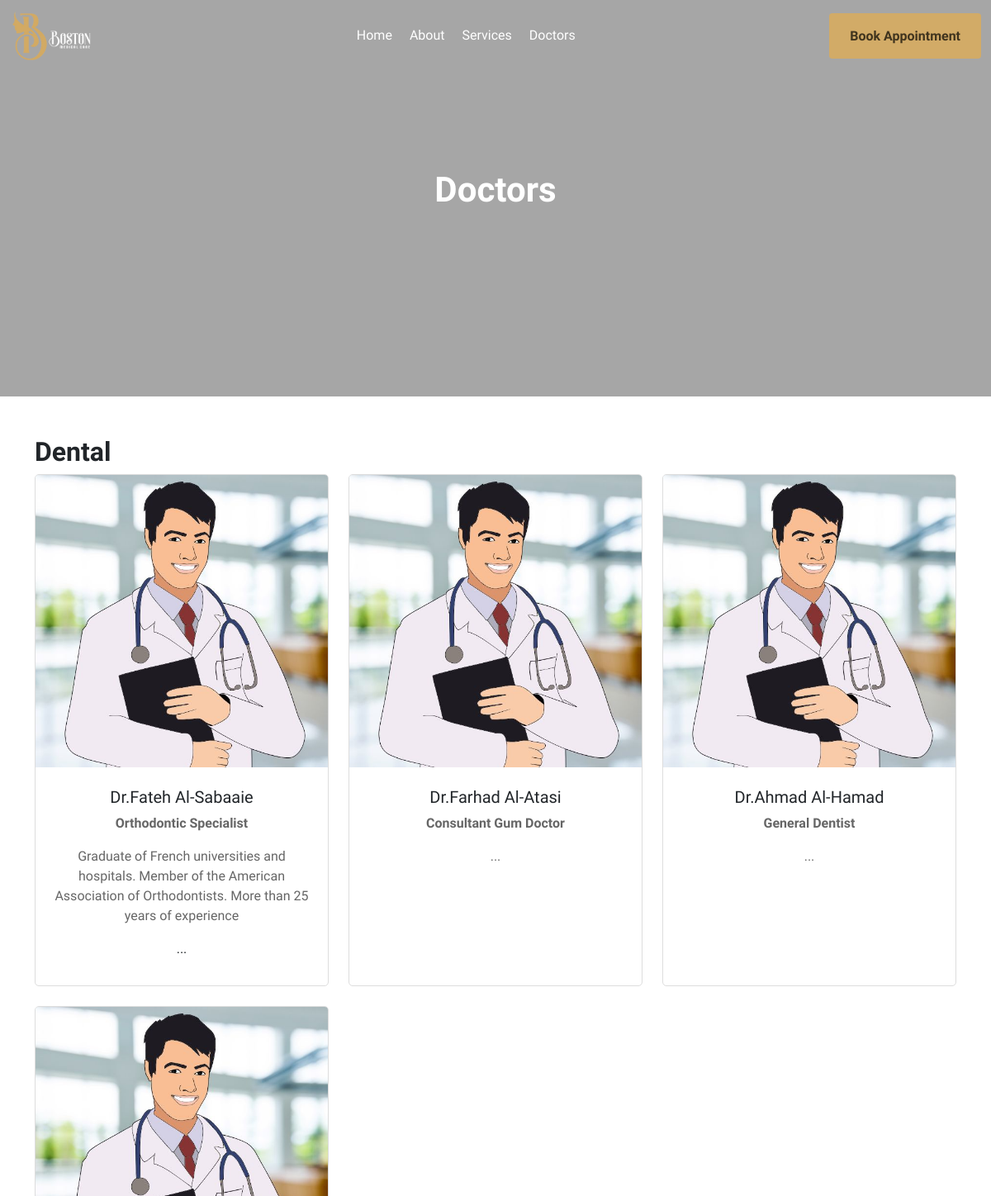
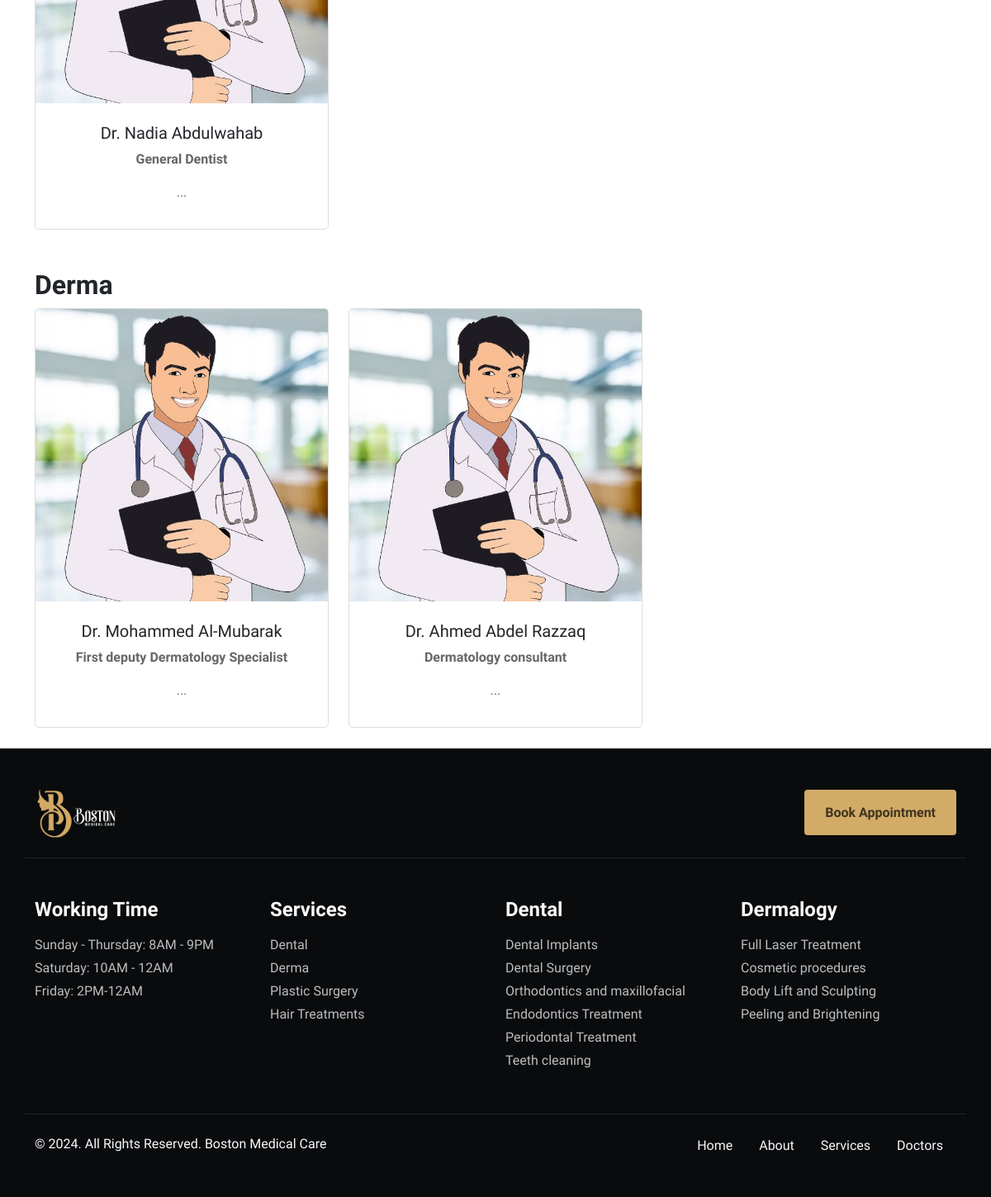
/index.php/doctor, run on the app's committed database (2 pictures, top to bottom).
### tables this page shows
CREATE TABLE `doctors` (
  `id` int(11) NOT NULL,
  `doctor_name` varchar(255) NOT NULL,
  `title` varchar(255) NOT NULL,
  `description` text NOT NULL,
  `image_path` varchar(255) NOT NULL,
  `category_id` int(11) DEFAULT NULL,
  `created_at` timestamp NOT NULL DEFAULT current_timestamp(),
  `updated_at` timestamp NOT NULL DEFAULT current_timestamp() ON UPDATE current_timestamp()
);

CREATE TABLE `main_services` (
  `id` int(11) NOT NULL,
  `service_name` varchar(255) NOT NULL,
  `description` text DEFAULT NULL,
  `image_path` varchar(255) DEFAULT NULL,
  `created_at` timestamp NOT NULL DEFAULT current_timestamp(),
  `updated_at` timestamp NOT NULL DEFAULT current_timestamp() ON UPDATE current_timestamp(),
  `service_name_ar` varchar(255) DEFAULT NULL,
  `description_ar` text DEFAULT NULL
);

### application/controllers/Doctor.php (called while the page is built, shortened)
<?php
class Doctor extends CI_Controller {
    public function __construct() {
        $this->load->helper('url');
        $this->load->model('Doctor_model');
        $this->load->model('main_services_model');
        $this->load->library('session');
    }
    public function index() {
        $data['services'] = $this->Doctor_model->getDoctorsByService();
        $data['main_services'] = $this->main_services_model->get_all_main_services();
        $this->load->view('pages/doctors_list', $data);
    }
}

### index.php (called while the page is built, shortened)
<?php
require_once BASEPATH.'core/CodeIgniter.php';

### application/models/Doctor_model.php (called while the page is built, shortened)
<?php
class Doctor_model extends CI_Model {
    public function getDoctorsByService() {
        $this->db->select('main_services.id as service_id, main_services.service_name, main_services.image_path as service_image, doctors.*');
        $this->db->from('main_services');
        $this->db->join('doctors', 'main_services.id = doctors.category_id', 'inner');
        $this->db->order_by('main_services.id', 'ASC');
        $query = $this->db->get();
        $result = [];
        foreach ($query->result_array() as $row) {
            $result[$row['service_id']]['service_name'] = $row['service_name'];
            $result[$row['service_id']]['service_image'] = $row['service_image'];
            $result[$row['service_id']]['doctors'][] = [
                'doctor_name' => $row['doctor_name'],
                'title' => $row['title'],
                'description' => $row['description'],
                'image_path' => $row['image_path']
            ];
        }
        return $result;
    }
}

### application/models/Main_services_model.php (called while the page is built, shortened)
<?php
class Main_services_model extends CI_Model {
    public function get_all_main_services() {
        $query = $this->db->get('main_services');
        return $query->result_array();
    }
}

### application/views/pages/doctors_list.php (the view, shortened to what this page needs)
<!DOCTYPE html>
<html>
    <head>
        <link href="https://cdn.jsdelivr.net/npm/bootstrap@5.3.0-alpha1/dist/css/bootstrap.min.css" rel="stylesheet">
        <link rel="stylesheet" href="https://cdnjs.cloudflare.com/ajax/libs/font-awesome/6.5.0/css/all.min.css">
        <link rel="stylesheet" href="<?php echo base_url('assets/css/nav.css'); ?>">
        <link rel="stylesheet" href="<?php echo base_url('assets/css/general.css'); ?>">
        <link rel="stylesheet" href="<?php echo base_url('assets/css/doctor_list.css'); ?>">
    </head>
    <body>
        <?php $this->load->view('pages/partial/nav'); ?>
        <div class="main-banner text-center">
            <h1 class="heading-text">Doctors</h1>
        </div>
        <div class="container mt-4">
            <?php foreach ($services as $service): ?>
                <h2 class="mt-5"><?= $service['service_name']; ?></h2>
                <div class="grid-container">
                    <?php foreach ($service['doctors'] as $doctor): ?>
                        <div class="grid-item">
                            <img src="<?= base_url($doctor['image_path']); ?>" alt="Doctor Image">
                            <div class="card-body">
                                <h5><?= $doctor['doctor_name']; ?></h5>
                                <p><strong><?= $doctor['title']; ?></strong></p>
                                <p><?= $doctor['description']; ?>...</p>
                            </div>
                        </div>
                    <?php endforeach; ?>
                </div>
            <?php endforeach; ?>
        </div>
        <?php $this->load->view('pages/partial/footer'); ?>
    </body>
</html>

### application/views/pages/partial/nav.php (shortened to what this page needs)
<nav class="navbar navbar-expand-lg fixed-top">
    <div class="container-fluid">
        <a class="navbar-brand" href="#">
            <img src="<?php echo base_url('assets/images/logo.png'); ?>" alt="Logo">
        </a>
        <div class="collapse navbar-collapse" id="navbarNav">
            <ul class="navbar-nav mx-auto">
                <li class="nav-item">
                    <a class="nav-link" href="<?= base_url(); ?>">Home</a>
                </li>
                <li class="nav-item">
                    <a class="nav-link" href="<?= base_url('about'); ?>">About</a>
                </li>
                <li class="nav-item">
                    <a class="nav-link" href="<?= base_url('services'); ?>">Services</a>
                </li>
                <li class="nav-item">
                    <a class="nav-link" href="<?= base_url('doctors'); ?>">Doctors</a>
                </li>
            </ul>
        </div>
        <div class="top-nav-button">
            <button class="ms-auto book-appointment-desktop-btn">Book Appointment</button>
        </div>
    </div>
</nav>

### application/views/pages/partial/footer.php
<footer class="py-4 py-md-5" style="background-color:#0a0b0d">
  <div>
    <div class="container border-bottom border-dark pb-4">
      <div class="row gy-3 align-items-sm-center">
        <div class="col-12 col-sm-6">
          <div class="footer-logo-wrapper text-start">
            <a href="#!">
              <img src="<?php echo base_url('assets/images/logo.png'); ?>" alt="Footer Logo" height="60">
            </a>
          </div>
        </div>
        <div class="col-12 col-sm-6">
          <div class="booking-appointment-footer-wrapper">
            <ul class="m-0 list-unstyled d-flex justify-content-sm-end gap-2">
              <li>
                <button class="book-appointment-desktop-btn">Book Appointment</button>
              </li>
            </ul>
          </div>
        </div>
      </div>
    </div>
  </div>
  <section class="py-4 py-md-5 py-xl-7 py-xxl-10">
    <div class="container">
      <div class="row gy-4 gy-md-0">
        <div class="col-6 col-md-3">
          <div class="link-wrapper">
            <h4 class="mb-3 fw-bold fs-7 text-light">Working Time</h4>
            <ul class="m-0 list-unstyled">
              <li class="mb-1">
                <p class="link-opacity-75 link-opacity-100-hover text-decoration-none fs-8 link-light mb-0">
                  Sunday - Thursday: 8AM - 9PM
                </p>
              </li>
              <li class="mb-1">
                <p class="link-opacity-75 link-opacity-100-hover text-decoration-none fs-8 link-light mb-0">
                  Saturday: 10AM - 12AM
                </p>
              </li>
              <li class="mb-1">
                <p class="link-opacity-75 link-opacity-100-hover text-decoration-none fs-8 link-light mb-0">
                  Friday: 2PM-12AM
                </p>
              </li>
            </ul>
          </div>
        </div>
        <div class="col-6 col-md-3">
          <div class="link-wrapper">
            <h4 class="mb-3 fw-bold fs-7 text-light">Services</h4>
            <ul class="m-0 list-unstyled">
              <?php foreach ($main_services as $main_service): ?>
                <li class="mb-1">
                  <a href="<?= base_url('services/type/' . $main_service['id']); ?>"
                    class="link-opacity-75 link-opacity-100-hover text-decoration-none fs-8 link-light mb-0">
                    <?= $main_service['service_name']; ?>
                  </a>
                </li>
              <?php endforeach; ?>
            </ul>
          </div>
        </div>
        <div class="col-6 col-md-3">
          <div class="link-wrapper">
            <h4 class="mb-3 fw-bold fs-7 text-light">Dental</h4>
            <ul class="m-0 list-unstyled">
              <li class="mb-1">
                <a href="<?= base_url('service/sub/1'); ?>" class="link-opacity-75 link-opacity-100-hover text-decoration-none fs-8 link-light mb-0">
                  Dental Implants
                </a>
              </li>
              <li class="mb-1">
                <a href="<?= base_url('service/sub/2'); ?>" class="link-opacity-75 link-opacity-100-hover text-decoration-none fs-8 link-light mb-0">
                  Dental Surgery
                </a>
              </li>
              <li class="mb-1">
                <a href="<?= base_url('service/sub/3'); ?>" class="link-opacity-75 link-opacity-100-hover text-decoration-none fs-8 link-light mb-0">
                  Orthodontics and maxillofacial
                </a>
              </li>
              <li class="mb-1">
                <a href="<?= base_url('service/sub/4'); ?>" class="link-opacity-75 link-opacity-100-hover text-decoration-none fs-8 link-light mb-0">
                  Endodontics Treatment
                </a>
              </li>
              <li class="mb-1">
                <a href="<?= base_url('service/sub/5'); ?>" class="link-opacity-75 link-opacity-100-hover text-decoration-none fs-8 link-light mb-0">
                  Periodontal Treatment
                </a>
              </li>
              <li class="mb-1">
                <a href="<?= base_url('service/sub/10'); ?>" class="link-opacity-75 link-opacity-100-hover text-decoration-none fs-8 link-light mb-0">
                  Teeth cleaning
                </a>
              </li>
            </ul>
          </div>
        </div>
        <div class="col-6 col-md-3">
          <div class="link-wrapper">
            <h4 class="mb-3 fw-bold fs-7 text-light">Dermalogy</h4>
            <ul class="m-0 list-unstyled">
              <li class="mb-1">
                <a href="#" class="link-opacity-75 link-opacity-100-hover text-decoration-none fs-8 link-light mb-0">
                  Full Laser Treatment
                </a>
              </li>
              <li class="mb-1">
                <a href="#" class="link-opacity-75 link-opacity-100-hover text-decoration-none fs-8 link-light mb-0">
                  Cosmetic procedures
                </a>
              </li>
              <li class="mb-1">
                <a href="#" class="link-opacity-75 link-opacity-100-hover text-decoration-none fs-8 link-light mb-0">
                  Body Lift and Sculpting
                </a>
              </li>
              <li class="mb-1">
                <a href="#" class="link-opacity-75 link-opacity-100-hover text-decoration-none fs-8 link-light mb-0">
                  Peeling and Brightening
                </a>
              </li>
            </ul>
          </div>
        </div>
      </div>
    </div>
  </section>
  <div>
    <div class="container border-top border-dark pt-4">
      <div class="row gy-3 align-items-lg-center">
        <div class="col-12 col-lg-6 order-1 order-lg-0">
          <div class="copyright-wrapper d-block mb-1 fs-7 text-light text-start">
            &copy; 2024. All Rights Reserved. Boston Medical Care
          </div>
        </div>
        <div class="col-12 col-lg-6">
          <div class="link-wrapper">
            <ul class="m-0 list-unstyled d-flex justify-content-centerX justify-content-lg-end gap-2 gap-md-3">
              <li>
                <a href="#!"
                  class="link-underline-opacity-0 link-opacity-75-hover link-offset-1 link-light fs-8 d-flex align-items-center pe-2 pe-md-3 bsb-sep bsb-sep-border">
                  Home
                </a>
              </li>
              <li>
                <a href="#!"
                  class="link-underline-opacity-0 link-opacity-75-hover link-offset-1 link-light fs-8 d-flex align-items-center pe-2 pe-md-3 bsb-sep bsb-sep-border">
                  About
                </a>
              </li>
              <li>
                <a href="#!"
                  class="link-underline-opacity-0 link-opacity-75-hover link-offset-1 link-light fs-8 d-flex align-items-center pe-2 pe-md-3 bsb-sep bsb-sep-border">
                  Services
                </a>
              </li>
              <li>
                <a href="#!"
                  class="link-underline-opacity-0 link-opacity-75-hover link-offset-1 link-light fs-8 d-flex align-items-center pe-2 pe-md-3 bsb-sep bsb-sep-border">
                  Doctors
                </a>
              </li>
            </ul>
          </div>
        </div>
      </div>
    </div>
  </div>
</footer>

### assets/css/nav.css (style rules this page uses)
.navbar { background-color: transparent; transition: background-color 0.3s ease; }
.navbar-nav .nav-link { color: white; }
.nav-item { margin-right: 5px; }
.navbar-brand img { height: 60px; }
.book-appointment-desktop-btn { background-color: #d2ab67; color: #40341e; border-radius: 4px; border: none; font-weight: 700; font-size: 16px; line-height: 25px; margin-left: 16px; min-width: 100px; padding: 15px 25px; text-decoration: none; }
@media (min-width: 992px) { .top-nav-button { display: inline-block; } }
@media (min-width: 768px) { .navbar-collapse { justify-content: center; } }

### assets/css/general.css (style rules this page uses)
body { font-family: "Gabarito", sans-serif; height: 200vh; }
h1, h2, h3 { font-family: "Gabarito", sans-serif; font-weight: 700; }
p { font-family: "Gabarito", sans-serif; font-weight: 400; color: #0a0b0d; }

### assets/css/doctor_list.css (style rules this page uses)
.main-banner { background-color: #a6a6a6; display: flex; flex-direction: column; justify-content: center; align-items: center; height: 60vh; }
.heading-text { font-size: 42px; font-weight: bold; margin-bottom: 20px; color: #ffffff; }
.grid-container { display: grid; grid-template-columns: repeat(1, 1fr); gap: 1.5rem; margin-bottom: 25px; }
@media (min-width: 768px) { .grid-container { grid-template-columns: repeat(2, 1fr); } }
@media (min-width: 992px) { .grid-container { grid-template-columns: repeat(3, 1fr); } }
.grid-item { background-color: #fff; border: 1px solid #ddd; border-radius: 5px; overflow: hidden; display: flex; flex-direction: column; text-align: center; }
.grid-item img { width: 100%; height: auto; }
.grid-item .card-body { padding: 1rem; }
.grid-item h5 { margin: 0.5rem 0; }
.grid-item p { color: #666; }

### data on the page
doctors: image_path (picture), doctor_name "Dr.Fateh Al-Sabaaie", title "Orthodontic Specialist", description "Graduate of French universities and hospitals. Member of the American Association of Orthodontists. More than 25 years of experience"
doctors: image_path (picture), doctor_name "Dr.Farhad Al-Atasi", title "Consultant Gum Doctor"
doctors: image_path (picture), doctor_name "Dr.Ahmad Al-Hamad", title "General Dentist"
doctors: image_path (picture), doctor_name "Dr. Nadia Abdulwahab", title "General Dentist"
doctors: doctor_name "Dr. Mohammed Al-Mubarak", title "First deputy Dermatology Specialist"
doctors: doctor_name "Dr. Ahmed Abdel Razzaq", title "Dermatology consultant"
main_services: service_name "Dental"
main_services: service_name "Derma"
main_services: service_name "Plastic Surgery"
main_services: service_name "Hair Treatments"

### other printed values
$service['service_name'] "Dental"
$service['service_name'] "Derma"
